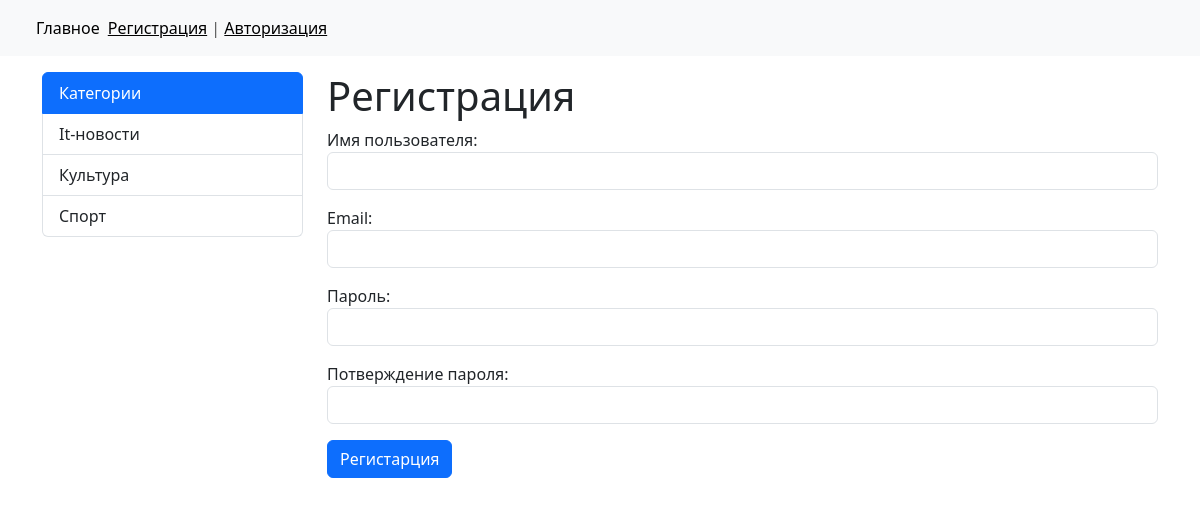
Screenshot of /register/ with the database file from the repository.
### news/models.py (models this page shows, shortened)
class Category(models.Model):
    name_category = models.CharField(max_length=150, db_index=True, verbose_name="Наименование категории")
    def get_absolute_url(self):
        return reverse('category', kwargs={"category_id": self.pk})
    class Meta:
        verbose_name = "Категория"
        verbose_name_plural = "Категории"
        ordering = ["name_category"]

### news/views.py (the view)
# urls.py: path('register/', register, name='register'),
def register(request):
    if request.method == 'POST':
        form = UserRegisterForm(request.POST)
        if form.is_valid():
            user = form.save()
            login(request, user)
            messages.success(request, "Вы успешно зарегались")
            return redirect('home')
        else:
            messages.error(request, "Ошибка регистрации")
    else:
        form = UserRegisterForm()
    return render(request, 'news/registr.html', {"form": form})

### news/forms.py
class UserRegisterForm(UserCreationForm):
    username = forms.CharField(max_length=120, label='Имя пользователя',
                               widget=forms.TextInput(attrs={'class': 'form-control'}))
    password1 = forms.CharField(label='Пароль', widget=forms.PasswordInput(attrs={'class': 'form-control'}))
    password2 = forms.CharField(label='Потверждение пароля', widget=forms.PasswordInput(attrs={'class': 'form-control'}))
    email = forms.EmailField(label="Email", widget=forms.EmailInput(attrs={'class': 'form-control'}))
    class Meta:
        model = User
        fields = ('username', 'email', 'password1', 'password2')

### news/templatetags/news_tags.py (called while the page is built)
@register.inclusion_tag('news/list_categories.html')
def show_category():
    categories = Category.objects.all()
    return {"categories": categories}

### news/templates/news/registr.html (shortened to what this page needs)
{% extends 'base.html' %}
{% block sidebar %}
{% include 'inc/_sidebar.html' %}
{% endblock %}
{% block content %}
<h1>Регистрация</h1>
<form method="post">
    {{  form.as_p }}
    <button type="submit" class="btn btn-primary btn-block">Регистарция</button>
</form>
{% endblock %}

### news/templates/news/list_categories.html
{% load news_tags%}
<div class="list-group">
    <a href="/" class="list-group-item list-group-item-action active" aria-current="true">
        Категории
    </a>
    {% for category in categories %}
    <a href="{{ category.get_absolute_url}}"
       class="list-group-item list-group-item-action">{{category.name_category}}</a>
    {% endfor %}
</div>

### rows the page displays
Category: name_category "It-новости"
Category: name_category "Культура"
Category: name_category "Спорт"
